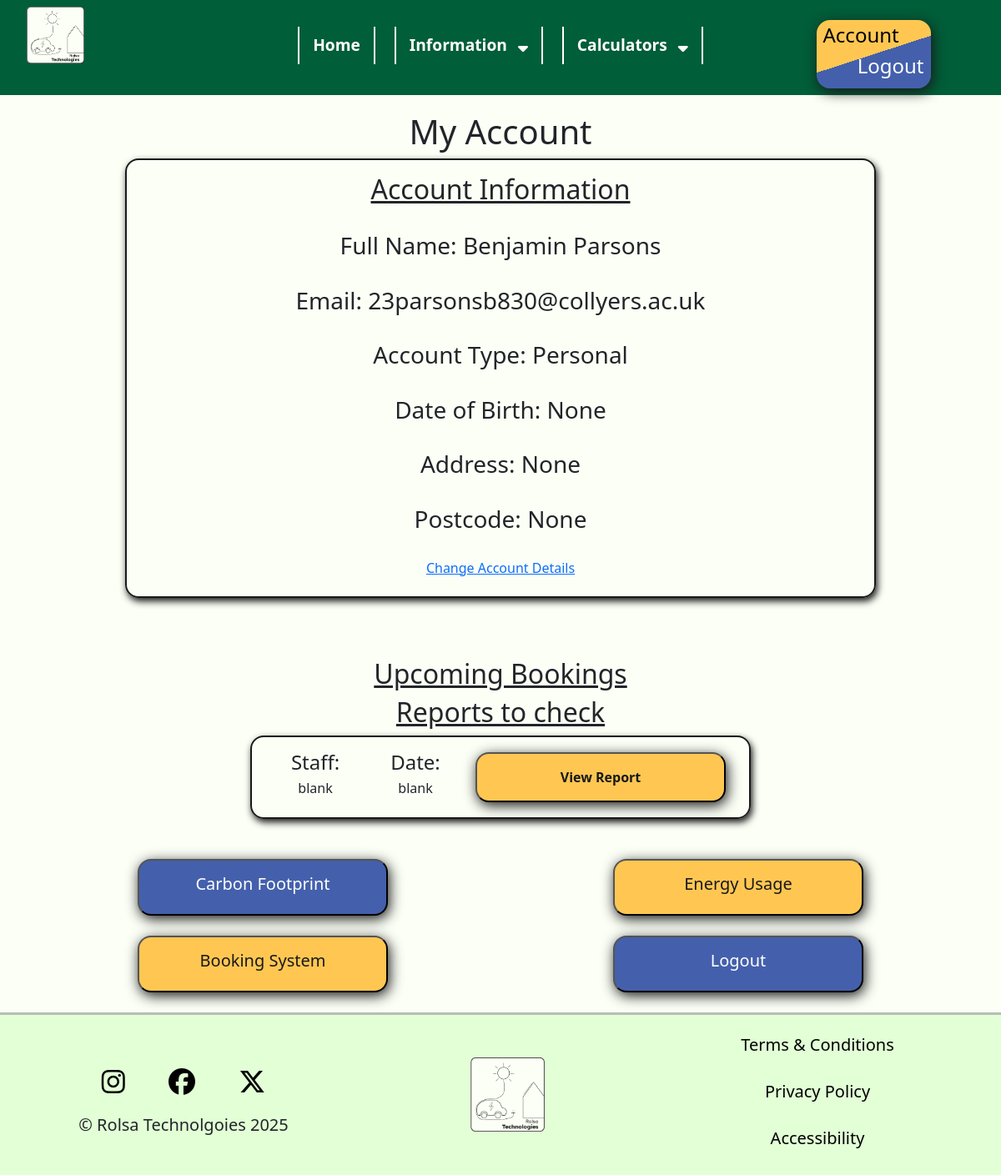
The app's page /account (signed in), older data.
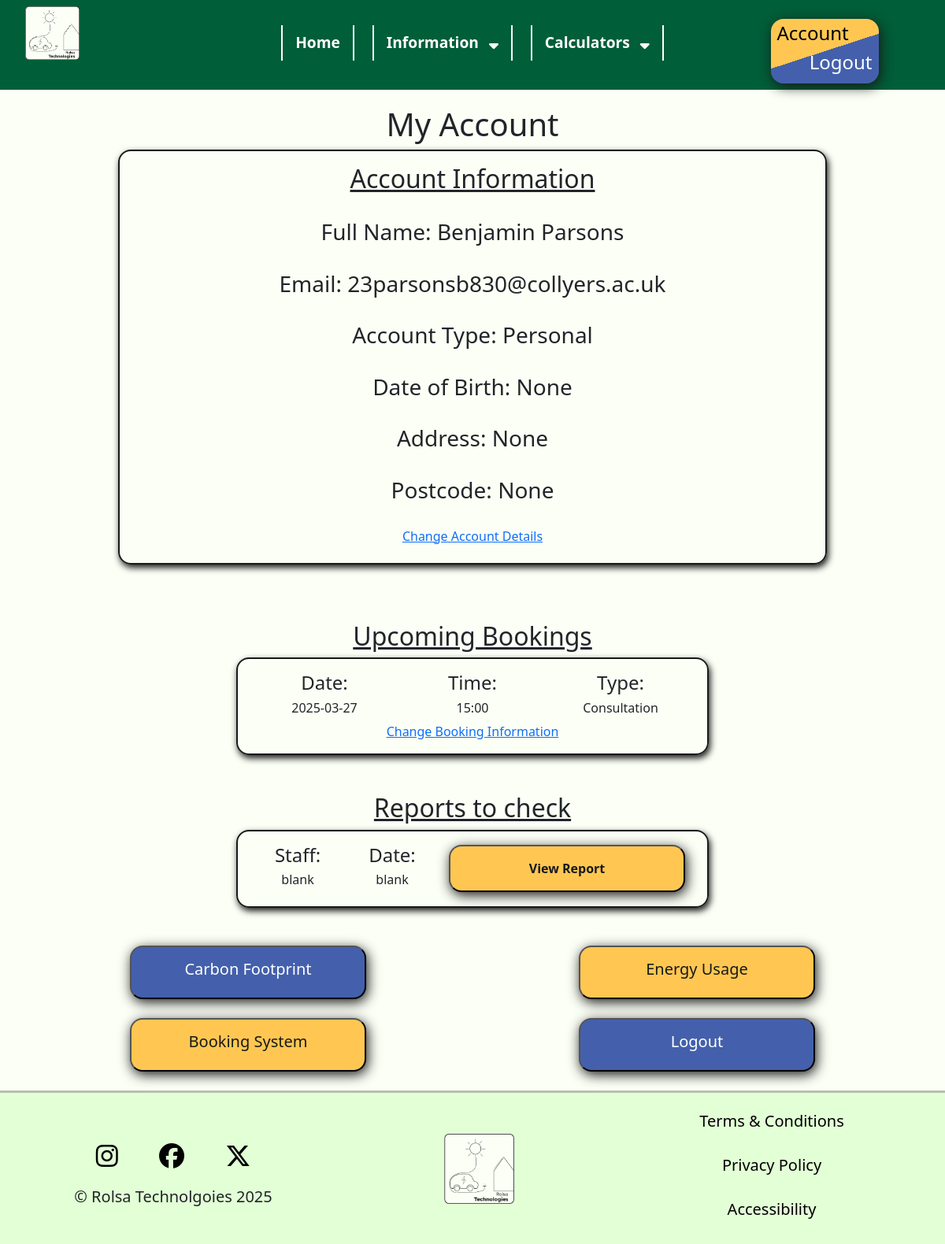
The same page, newer data.
### tables this page shows
CREATE TABLE Personal(
    AccountID INTEGER NOT NULL,
    FullName VARCHAR(255) NOT NULL,
    DateOfBirth DATE,
    Address TEXT,
    Postcode VARCHAR(8),
    FOREIGN KEY (AccountID) REFERENCES Account(AccountID)
);

CREATE TABLE Account (
    AccountID INTEGER NOT NULL,
    Email BOOLEAN DEFAULT 1,
    Password VARCHAR(255) NOT NULL,
    AccountTypeID INTEGER DEFAULT 1,
    PRIMARY KEY (AccountID),
    FOREIGN KEY (AccountTypeID) REFERENCES AccountType(AccountTypeID)
);

CREATE TABLE AccountType (
    AccountTypeID INTEGER NOT NULL,
    Type VARCHAR(25) NOT NULL,
    PRIMARY KEY (AccountTypeID)
);

CREATE TABLE Booking (
    BookingID INTEGER NOT NULL,
    BookingTypeID INTEGER NOT NULL,
    MadeDateTime DATETIME NOT NULL,
    ForDateTime DATETIME NOT NULL,
    AccountID INTEGER NOT NULL,
    PaymentStatusID INTEGER NOT NULL,
    PaymentReference VARCHAR(255) NOT NULL,
    PRIMARY KEY (BookingID),
    FOREIGN KEY (BookingTypeID) REFERENCES BookingType(BookingTypeID),
    FOREIGN KEY (AccountID) REFERENCES Account(AccountID),
    FOREIGN KEY (PaymentStatusID) REFERENCES PaymentStatus(PaymentStatusID)
);

CREATE TABLE BookingType (
    BookingTypeID INTEGER NOT NULL,
    Title VARCHAR(25) NOT NULL,
    PRIMARY KEY (BookingTypeID)
);

### main.py (the view)
@app.route("/account")
def account():
    account = session.get('account', None)
    if account != None:
        AccountInfomation, BookingsInformation = retrieve.RetrieveInfo(account)
        print(AccountInfomation, BookingsInformation)
        return render_template("account.html", AccountInfomation = AccountInfomation, BookingsInformation = BookingsInformation)
    else:
        return redirect("/login")

### main.py (called while the page is built)
@app.context_processor
def inject_global_data():
    return {
        "account": session.get('account', None)
    }

### templates/account.html
{% extends "base.html" %}
{% block css %}
<link rel="stylesheet" href="{{ url_for('static', filename='css/account.css') }}">
{% endblock %}
{% block content %}
<h1>My Account</h1>
<div class="infobox">
    <center>
        <h2>Account Information</h2>
        <br>
        <h3>Full Name: {{ AccountInfomation.FullName}}</h3><br>
        <h3>Email: {{ AccountInfomation.Email }}</h3><br>
        <h3>Account Type: {{ AccountInfomation.Type }} </h3><br>
        <h3>Date of Birth: {{ AccountInfomation.DateofBirth }}</h3><br>
        <h3>Address: {{ AccountInfomation.Address }}</h3><br>
        <h3>Postcode: {{ AccountInfomation.Postcode }}</h3><br>
        <h6><a href="">Change Account Details</a></h6>
    </center>
</div><br><br><br>
<h2>Upcoming Bookings</h2>
{% for times, booking in BookingsInformation.items() %}
<div class="bookingbox">
    <div class="container text-center">
        <div class="row align-items-center">
          <div class="col">
            <h4>Date:</h4>
            <h6>{{ booking.Date }}</h6>
          </div>
          <div class="col">
            <h4>Time:</h4>
            <h6>{{ booking.Time }}</h6>
          </div>
          <div class="col">
            <h4>Type:</h4>
            <h6>{{ booking.Type }}</h6>
          </div>
        </div>
    </div>
    <center>
    <a href="">Change Booking Information</a></center>
</div>
<br><br>
{% endfor %}
<h2>Reports to check</h2>
<div class="bookingbox">
    <div class="container text-center">
        <div class="row align-items-center">
          <div class="col">
            <h4>Staff:</h4>
            <h6>blank</h6>
          </div>
          <div class="col">
            <h4>Date:</h4>
            <h6>blank</h6>
          </div>
          <div class="col">
            <button id="YellowButton"><strong>View Report</strong></button>
          </div>
        </div>
    </div>
</div>
<br><br>
<div class="container text-center">
    <div class="row align-items-center">
        <div class="col">
            <button id="BlueButton"><h5>Carbon Footprint</h5></button>
        </div>
        <div class="col">
            <button id="YellowButton"><h5>Energy Usage</h5></button>
        </div>
    </div>
</div>
<br>
<div class="container text-center">
    <div class="row align-items-start">
        <div class="col">
            <button id="YellowButton" onclick="window.location.href='{{ url_for('consultation')}}'"><h5>Booking System</h5></button>
        </div>
        <div class="col">
            <button id="BlueButton" onclick="window.location.href='/logout'"><h5>Logout</h5></button>
        </div>
    </div>
</div>
<br>
{% endblock%}

### templates/base.html (shortened to what this page needs)
<!DOCTYPE html>
<html lang="en">
<head>
    <link rel="stylesheet" href="{{ url_for('static', filename='css/general.css') }}">
    {% block css %}{% endblock %}
    <link href="https://cdn.jsdelivr.net/npm/bootstrap@5.3.3/dist/css/bootstrap.min.css" rel="stylesheet">
</head>
<body>
<nav>
    <div class="row">
        <div class="col-sm-3"><a href="{{ url_for('index')}}"><img src="{{ url_for('static', filename='images/Logo.png')}}" id="logo" alt="Rolsa Technologies Logo"></a></div>
        <div class="col-sm-6">
            <div class="top">
            <ul>
                <li><a href="{{ url_for('index')}}">Home</a></li>
                <li>Information <span><i class="fa fa-sort-down"></i></span>
                </li>
                <li>Calculators <span><i class="fa fa-sort-down"></i></span>
                </li>
            </ul>
        </div>
        </div>
        <div  class="col-sm-3">
            <center>
                {% if account %}
                <div id="buttonbox">
                    <h4 id="left"><a href="{{ url_for('account')}}">Account</a></h4>
                    <h4 id="right"><a href="{{ url_for('logout')}}">Logout</a></h4>
                </div>
                {% else %}
                <div id="buttonbox">
                    <h4 id="left"><a href="{{ url_for('login')}}">Login</a></h4>
                    <h4 id="right"><a href="{{ url_for('register')}}">Register</a></h4>
                </div>
                {% endif %}
            </center>
        </div>
    </div>
</nav>
{% block content %}{% endblock %}
<footer>
    <div class="container text-center">
        <div class="row align-items-center">
          <div class="col">
            <a href=""><i class="fa-brands fa-instagram"></i></a>
            <a href=""><i class="fa-brands fa-facebook"></i></a>
            <a href=""><i class="fa-brands fa-x-twitter"></i></a>
            <br>
            <h5>&copy; Rolsa Technolgoies 2025</h5>
          </div>
          <div class="col">
            <a href="{{ url_for('index')}}"><img src="{{ url_for('static', filename='images/Logo.png')}}" id="logo" alt="Rolsa Technologies Logo"></a>
          </div>
          <div class="col">
                <br>
                <h5><a href="">Terms & Conditions</a></h5><br>
                <h5><a href="">Privacy Policy</a></h5><br>
                <h5><a href="">Accessibility</a></h5><br>
          </div>
        </div>
      </div>
</footer>
</body>
</html>

### static/css/general.css (style rules this page uses)
body { font-family: "Lexend", sans-serif; margin: 0; padding: 0; background-color: #FCFFF6 !important; color: #191919; }
h1 { text-align: center; margin-bottom: 1.5vh; }
h2 { text-align: center; text-decoration: underline; margin-top: 2vh; margin-bottom: 1vh; }
nav { background-color: #005E39; width: 100%; padding: 1vh 2vh; margin-bottom: 2.5vh; }
nav ul { list-style-type: none; padding: 0; display: flex; justify-content: center; flex-wrap: wrap; position: relative; z-index: 10; color: white; }
nav ul li { display: inline-block; margin: 0.5vh 2%; font-size: larger; font-weight: bolder; border-right: 2px solid white; border-left: 2px solid white; padding: 1vh 2vh; position: relative; }
span { margin-left: 1vh; }
nav a { color: white; text-decoration: none; }
#buttonbox { background: rgb(68,96,172); background: linear-gradient(-18deg, rgba(68,96,172,1) 50%, rgba(255,199,82,1) 50%); width: 50%; padding: 0.5vh 1vh; border-radius: 2vh; margin-top: 2vh; box-shadow: 0.25vh 0.5vh 2vh #191919; }
#buttonbox #left { text-align: left; }
#buttonbox h4#left a { color: black; }
#buttonbox #right { text-align: right; }
#logo { width:25%; margin-left: 2vh; }
footer { background-color: #E2FFD6; border-top: 3px solid #b7beb4; }
footer i { font-size: xx-large; margin: 3vh; color: black; }
footer a { color: black; text-decoration: none; }
.top { margin-top: 2.5vh; }
#BlueButton { background-color: #4460AC; color: white; padding: 2vh 4vh; border-radius: 2vh; min-width: 300px; max-width: 95%; box-shadow: 0.25vh 0.5vh 2vh #191919; transition: 0.25s; }
#YellowButton { background-color: #FFC752; color: #191919; padding: 2vh 4vh; border-radius: 2vh; min-width: 300px; max-width: 95%; box-shadow: 0.25vh 0.5vh 2vh #191919; transition: 0.25s; }

### static/css/account.css (style rules this page uses)
.infobox { width: 75%; margin-left: auto; margin-right: auto; padding: 2vh; border: 2px solid #191919; border-radius: 2vh; box-shadow: 0.25vh 0.5vh 1vh #191919; }
.bookingbox { width: 50%; margin-left: auto; margin-right: auto; padding: 2vh; border: 2px solid #191919; border-radius: 2vh; box-shadow: 0.25vh 0.5vh 1vh #191919; }

Row changes from the older to the newer data that the page shows:
added Booking: DateofBirth "None", Address "None", Postcode "None"
now on this page (row unchanged): BookingType: Type "Consultation"
Text that changed along with them:
{{ AccountInfomation.DateofBirth }}: "None" → (not shown)
{{ AccountInfomation.Address }}: "None" → (not shown)
{{ AccountInfomation.Postcode }}: "None" → (not shown)
new list line: "Date: 2025-03-27 Time: 15:00 Type: Change Booking Information"
